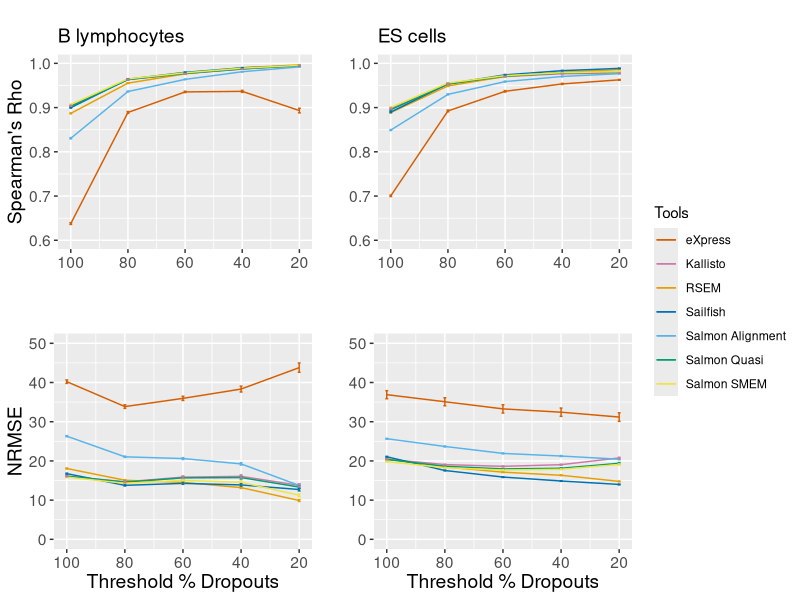
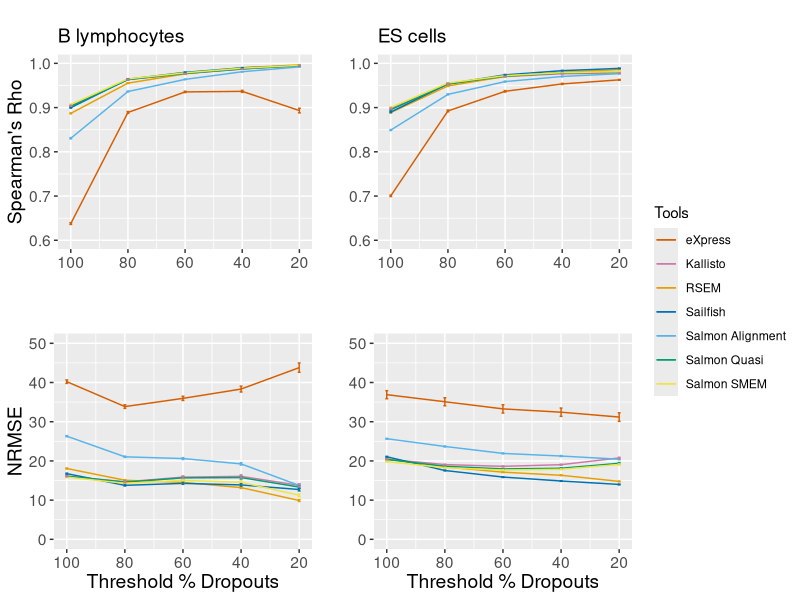

Write the R code that produced these figures, in order.
library(ggplot2)
library(gtable)
library(grid)
library(gridExtra)
library(gtable)
library(ggpubr)
library(reshape2)
library(tidyverse)

####################################
# FUNCTIONS

#Function to process data
process_data<-function(df,cell_type){
  df<-df[df$cell_type==as.name(cell_type),]
  df<-cbind(df, max_spearmans_error = df$spearmans_results + df$spearmans_error, min_spearmans_error = df$spearmans_results - df$spearmans_error)
  df<-cbind(df, max_nrmse_error = df$nrmse_results + df$nrmse_error, min_nrmse_error = df$nrmse_results - df$nrmse_error)
  return(df)
}

#Function to make figure legend
g_legend<-function(a.gplot){
  tmp <- ggplot_gtable(ggplot_build(a.gplot))
  leg <- which(sapply(tmp$grobs, function(x) x$name) == "guide-box")
  legend <- tmp$grobs[[leg]]
  legend
}

#Function to plot results
plot_results<-function(title, yaxis_text, xaxis_text, legend_true, df, results,max_error, min_error){
  
  #Plot results
  p1<-ggplot(data=df, aes_(x= ~percentage_zeros, y=as.name(results), group=~tools, colour=~factor(tools)))+ geom_line() + geom_errorbar(aes_(ymin=as.name(min_error), ymax=as.name(max_error)), width=1) 
  p1<-p1 + labs(x=xaxis_text, y= yaxis_text, colour="Tools") + scale_x_reverse() +scale_colour_manual(values=cbbPalette) + ggtitle(title)
  if (legend_true == FALSE){
    p1<-p1 + theme(legend.position = 'none', text = element_text(size=14), plot.title = element_text(size=14) )
  }
  
  return(p1)
  
  
}
###########################################

#Read in data
figure_4a_data<-read.table("../data/Figure4a.txt")

#Process data for ggplot
Bs_figure_4a_data<-process_data(figure_4a_data, "B")
ES_figure_4a_data<-process_data(figure_4a_data, "ES")

#Set up colour blind friendly palette
tools<-c("RSEM","Salmon Alignment", "Salmon Quasi", "Salmon SMEM", "Sailfish", "eXpress", "Kallisto")
cbbPalette <- c("#E69F00", "#56B4E9", "#009E73", "#F0E442", "#0072B2", "#D55E00", "#CC79A7")
names(cbbPalette)<-tools

#Create B lymphocyte graphs
B_drop_spear<-plot_results("\nB lymphocytes", "Spearman's Rho", " ", FALSE, Bs_figure_4a_data, "spearmans_results", "max_spearmans_error", "min_spearmans_error")
B_drop_NRMSE<-plot_results("", "NRMSE","Threshold % Dropouts", FALSE,Bs_figure_4a_data, "nrmse_results", "max_nrmse_error", "min_nrmse_error")

#Create ES cell graphs
ES_drop_spear<-plot_results("\nES cells", "","", FALSE, ES_figure_4a_data, "spearmans_results", "max_spearmans_error", "min_spearmans_error")
ES_drop_NRMSE<-plot_results("", "","Threshold % Dropouts", FALSE, ES_figure_4a_data, "nrmse_results", "max_nrmse_error", "min_nrmse_error")

#Create figure legends
leg<-g_legend(plot_results("Spearman's Rho", "Spearman's Rho","Threshold Percentage of Dropouts", TRUE, ES_figure_4a_data, "spearmans_results", "max_spearmans_error", "min_spearmans_error"))

#Arrange graphs
Figure4a<-ggarrange(ggarrange(B_drop_spear + ylim(0.6,1), B_drop_NRMSE + ylim(0,50), nrow=2, ncol=1),  ggarrange(ES_drop_spear + ylim(0.6,1), ES_drop_NRMSE + ylim(0,50),nrow=2, ncol=1), leg,                                        
                    nrow = 1,
                    ncol = 3, widths=c(2,2,1)
) 

ggsave("../pdfs/Figure4a.pdf", last_plot())
ggsave("../pngs/Figure4a.png", last_plot())
